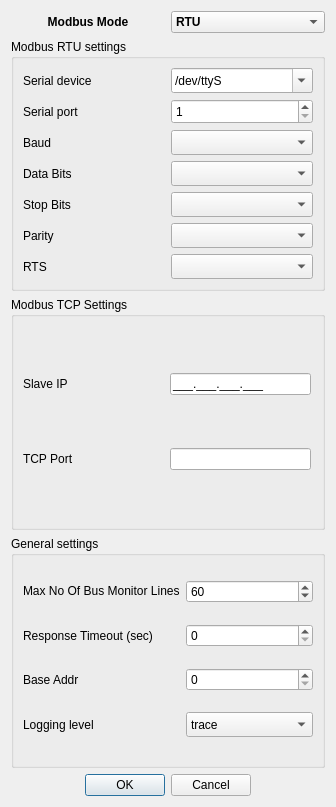
<?xml version="1.0" encoding="UTF-8"?>
<ui version="4.0">
 <class>Settings</class>
 <widget class="QDialog" name="Settings">
  <property name="geometry">
   <rect>
    <x>0</x>
    <y>0</y>
    <width>336</width>
    <height>807</height>
   </rect>
  </property>
  <property name="sizePolicy">
   <sizepolicy hsizetype="Minimum" vsizetype="Maximum">
    <horstretch>0</horstretch>
    <verstretch>0</verstretch>
   </sizepolicy>
  </property>
  <property name="minimumSize">
   <size>
    <width>300</width>
    <height>0</height>
   </size>
  </property>
  <property name="windowTitle">
   <string>Settings</string>
  </property>
  <property name="windowIcon">
   <iconset resource="../icons/icons.qrc">
    <normaloff>:/icons/options-16.png</normaloff>:/icons/options-16.png</iconset>
  </property>
  <layout class="QVBoxLayout" name="verticalLayout">
   <item>
    <layout class="QGridLayout" name="gridLayout_4">
     <item row="0" column="0">
      <widget class="QLabel" name="lblModbusMode">
       <property name="font">
        <font>
         <weight>75</weight>
         <bold>true</bold>
        </font>
       </property>
       <property name="text">
        <string>Modbus Mode</string>
       </property>
       <property name="scaledContents">
        <bool>false</bool>
       </property>
       <property name="alignment">
        <set>Qt::AlignCenter</set>
       </property>
       <property name="buddy">
        <cstring>cmbModbusMode</cstring>
       </property>
      </widget>
     </item>
     <item row="0" column="1">
      <widget class="QComboBox" name="cmbModbusMode">
       <property name="font">
        <font>
         <weight>75</weight>
         <bold>true</bold>
        </font>
       </property>
       <property name="duplicatesEnabled">
        <bool>true</bool>
       </property>
       <item>
        <property name="text">
         <string notr="true">RTU</string>
        </property>
       </item>
       <item>
        <property name="text">
         <string notr="true">TCP</string>
        </property>
       </item>
      </widget>
     </item>
    </layout>
   </item>
   <item>
    <widget class="QGroupBox" name="gbRTUSettings">
     <property name="title">
      <string>Modbus RTU settings</string>
     </property>
     <layout class="QGridLayout" name="gridLayout">
      <item row="2" column="1">
       <widget class="QComboBox" name="cmbBaud">
        <property name="minimumSize">
         <size>
          <width>0</width>
          <height>25</height>
         </size>
        </property>
        <property name="currentIndex">
         <number>-1</number>
        </property>
        <item>
         <property name="text">
          <string notr="true">110</string>
         </property>
        </item>
        <item>
         <property name="text">
          <string notr="true">300</string>
         </property>
        </item>
        <item>
         <property name="text">
          <string notr="true">600</string>
         </property>
        </item>
        <item>
         <property name="text">
          <string notr="true">1200</string>
         </property>
        </item>
        <item>
         <property name="text">
          <string notr="true">2400</string>
         </property>
        </item>
        <item>
         <property name="text">
          <string notr="true">4800</string>
         </property>
        </item>
        <item>
         <property name="text">
          <string notr="true">9600</string>
         </property>
        </item>
        <item>
         <property name="text">
          <string notr="true">14400</string>
         </property>
        </item>
        <item>
         <property name="text">
          <string notr="true">19200</string>
         </property>
        </item>
        <item>
         <property name="text">
          <string notr="true">28800</string>
         </property>
        </item>
        <item>
         <property name="text">
          <string notr="true">38400</string>
         </property>
        </item>
        <item>
         <property name="text">
          <string notr="true">57600</string>
         </property>
        </item>
        <item>
         <property name="text">
          <string notr="true">115200</string>
         </property>
        </item>
        <item>
         <property name="text">
          <string notr="true">128000</string>
         </property>
        </item>
        <item>
         <property name="text">
          <string notr="true">256000</string>
         </property>
        </item>
        <item>
         <property name="text">
          <string notr="true">921600</string>
         </property>
        </item>
       </widget>
      </item>
      <item row="3" column="0">
       <widget class="QLabel" name="lblDataBits">
        <property name="text">
         <string>Data Bits</string>
        </property>
        <property name="alignment">
         <set>Qt::AlignLeading|Qt::AlignLeft|Qt::AlignVCenter</set>
        </property>
        <property name="buddy">
         <cstring>cmbDataBits</cstring>
        </property>
       </widget>
      </item>
      <item row="4" column="1">
       <widget class="QComboBox" name="cmbStopBits">
        <property name="minimumSize">
         <size>
          <width>0</width>
          <height>25</height>
         </size>
        </property>
        <property name="currentIndex">
         <number>-1</number>
        </property>
        <item>
         <property name="text">
          <string notr="true">1</string>
         </property>
        </item>
        <item>
         <property name="text">
          <string notr="true">1.5</string>
         </property>
        </item>
        <item>
         <property name="text">
          <string notr="true">2</string>
         </property>
        </item>
       </widget>
      </item>
      <item row="5" column="0">
       <widget class="QLabel" name="lblParity">
        <property name="text">
         <string>Parity</string>
        </property>
        <property name="alignment">
         <set>Qt::AlignLeading|Qt::AlignLeft|Qt::AlignVCenter</set>
        </property>
        <property name="buddy">
         <cstring>cmbParity</cstring>
        </property>
       </widget>
      </item>
      <item row="5" column="1">
       <widget class="QComboBox" name="cmbParity">
        <property name="minimumSize">
         <size>
          <width>0</width>
          <height>25</height>
         </size>
        </property>
        <property name="currentIndex">
         <number>-1</number>
        </property>
        <item>
         <property name="text">
          <string>None</string>
         </property>
        </item>
        <item>
         <property name="text">
          <string>Odd</string>
         </property>
        </item>
        <item>
         <property name="text">
          <string>Even</string>
         </property>
        </item>
       </widget>
      </item>
      <item row="6" column="0">
       <widget class="QLabel" name="lblRTS">
        <property name="text">
         <string notr="true">RTS</string>
        </property>
        <property name="alignment">
         <set>Qt::AlignLeading|Qt::AlignLeft|Qt::AlignVCenter</set>
        </property>
       </widget>
      </item>
      <item row="1" column="0">
       <widget class="QLabel" name="lblPort">
        <property name="minimumSize">
         <size>
          <width>0</width>
          <height>0</height>
         </size>
        </property>
        <property name="text">
         <string>Serial port</string>
        </property>
        <property name="alignment">
         <set>Qt::AlignLeading|Qt::AlignLeft|Qt::AlignVCenter</set>
        </property>
       </widget>
      </item>
      <item row="6" column="1">
       <widget class="QComboBox" name="cmbRTS">
        <property name="minimumSize">
         <size>
          <width>0</width>
          <height>25</height>
         </size>
        </property>
       </widget>
      </item>
      <item row="0" column="0">
       <widget class="QLabel" name="lblDev">
        <property name="text">
         <string>Serial device</string>
        </property>
       </widget>
      </item>
      <item row="2" column="0">
       <widget class="QLabel" name="lblBaud">
        <property name="text">
         <string>Baud</string>
        </property>
        <property name="alignment">
         <set>Qt::AlignLeading|Qt::AlignLeft|Qt::AlignVCenter</set>
        </property>
        <property name="buddy">
         <cstring>cmbBaud</cstring>
        </property>
       </widget>
      </item>
      <item row="3" column="1">
       <widget class="QComboBox" name="cmbDataBits">
        <property name="minimumSize">
         <size>
          <width>0</width>
          <height>25</height>
         </size>
        </property>
        <property name="currentIndex">
         <number>-1</number>
        </property>
        <item>
         <property name="text">
          <string notr="true">7</string>
         </property>
        </item>
        <item>
         <property name="text">
          <string notr="true">8</string>
         </property>
        </item>
       </widget>
      </item>
      <item row="4" column="0">
       <widget class="QLabel" name="lblStopBits">
        <property name="text">
         <string>Stop Bits</string>
        </property>
        <property name="alignment">
         <set>Qt::AlignLeading|Qt::AlignLeft|Qt::AlignVCenter</set>
        </property>
        <property name="buddy">
         <cstring>cmbStopBits</cstring>
        </property>
       </widget>
      </item>
      <item row="1" column="1">
       <widget class="QSpinBox" name="sbPort">
        <property name="minimumSize">
         <size>
          <width>0</width>
          <height>25</height>
         </size>
        </property>
        <property name="minimum">
         <number>1</number>
        </property>
        <property name="maximum">
         <number>128</number>
        </property>
       </widget>
      </item>
      <item row="0" column="1">
       <widget class="QComboBox" name="cmbDev">
        <property name="minimumSize">
         <size>
          <width>0</width>
          <height>25</height>
         </size>
        </property>
        <property name="editable">
         <bool>true</bool>
        </property>
        <item>
         <property name="text">
          <string>/dev/ttyS</string>
         </property>
        </item>
        <item>
         <property name="text">
          <string>/dev/ttyUSB</string>
         </property>
        </item>
       </widget>
      </item>
     </layout>
    </widget>
   </item>
   <item>
    <widget class="QGroupBox" name="gbTCPSettings">
     <property name="title">
      <string>Modbus TCP Settings</string>
     </property>
     <layout class="QGridLayout" name="gridLayout_2">
      <property name="rightMargin">
       <number>11</number>
      </property>
      <item row="0" column="0">
       <widget class="QLabel" name="lblSlaveIP">
        <property name="text">
         <string>Slave IP</string>
        </property>
       </widget>
      </item>
      <item row="0" column="1">
       <widget class="QLineEdit" name="leSlaveIP">
        <property name="sizePolicy">
         <sizepolicy hsizetype="Preferred" vsizetype="Fixed">
          <horstretch>0</horstretch>
          <verstretch>0</verstretch>
         </sizepolicy>
        </property>
        <property name="inputMask">
         <string notr="true">999.999.999.999;_</string>
        </property>
       </widget>
      </item>
      <item row="1" column="0">
       <widget class="QLabel" name="lblTCPPort">
        <property name="text">
         <string>TCP Port</string>
        </property>
        <property name="alignment">
         <set>Qt::AlignLeading|Qt::AlignLeft|Qt::AlignVCenter</set>
        </property>
        <property name="buddy">
         <cstring>leTCPPort</cstring>
        </property>
       </widget>
      </item>
      <item row="1" column="1">
       <widget class="QLineEdit" name="leTCPPort">
        <property name="sizePolicy">
         <sizepolicy hsizetype="Preferred" vsizetype="Fixed">
          <horstretch>0</horstretch>
          <verstretch>0</verstretch>
         </sizepolicy>
        </property>
        <property name="inputMask">
         <string/>
        </property>
        <property name="text">
         <string/>
        </property>
        <property name="maxLength">
         <number>5</number>
        </property>
       </widget>
      </item>
     </layout>
    </widget>
   </item>
   <item>
    <widget class="QGroupBox" name="groupBox">
     <property name="title">
      <string>General settings</string>
     </property>
     <layout class="QGridLayout" name="gridLayout_3">
      <item row="1" column="0">
       <widget class="QLabel" name="lblTimeout">
        <property name="text">
         <string>Response Timeout (sec)</string>
        </property>
        <property name="alignment">
         <set>Qt::AlignLeading|Qt::AlignLeft|Qt::AlignVCenter</set>
        </property>
       </widget>
      </item>
      <item row="0" column="0">
       <widget class="QLabel" name="lblMaxNoOfRawDataLines">
        <property name="sizePolicy">
         <sizepolicy hsizetype="Preferred" vsizetype="Fixed">
          <horstretch>0</horstretch>
          <verstretch>0</verstretch>
         </sizepolicy>
        </property>
        <property name="minimumSize">
         <size>
          <width>150</width>
          <height>0</height>
         </size>
        </property>
        <property name="maximumSize">
         <size>
          <width>16777215</width>
          <height>16777215</height>
         </size>
        </property>
        <property name="text">
         <string>Max No Of Bus Monitor Lines</string>
        </property>
        <property name="alignment">
         <set>Qt::AlignLeading|Qt::AlignLeft|Qt::AlignVCenter</set>
        </property>
       </widget>
      </item>
      <item row="3" column="1">
       <widget class="QComboBox" name="cmbLogLevel">
        <property name="minimumSize">
         <size>
          <width>0</width>
          <height>25</height>
         </size>
        </property>
        <item>
         <property name="text">
          <string>trace</string>
         </property>
        </item>
        <item>
         <property name="text">
          <string>debug</string>
         </property>
        </item>
        <item>
         <property name="text">
          <string>info</string>
         </property>
        </item>
        <item>
         <property name="text">
          <string>warning</string>
         </property>
        </item>
        <item>
         <property name="text">
          <string>error</string>
         </property>
        </item>
        <item>
         <property name="text">
          <string>fatal</string>
         </property>
        </item>
        <item>
         <property name="text">
          <string>no logging</string>
         </property>
        </item>
       </widget>
      </item>
      <item row="1" column="1">
       <widget class="QSpinBox" name="sbResponseTimeout">
        <property name="minimum">
         <number>0</number>
        </property>
        <property name="maximum">
         <number>100</number>
        </property>
       </widget>
      </item>
      <item row="2" column="0">
       <widget class="QLabel" name="lblBaseAddr">
        <property name="text">
         <string>Base Addr</string>
        </property>
       </widget>
      </item>
      <item row="0" column="1">
       <widget class="QSpinBox" name="sbMaxNoOfRawDataLines">
        <property name="sizePolicy">
         <sizepolicy hsizetype="Preferred" vsizetype="Fixed">
          <horstretch>0</horstretch>
          <verstretch>0</verstretch>
         </sizepolicy>
        </property>
        <property name="minimumSize">
         <size>
          <width>50</width>
          <height>0</height>
         </size>
        </property>
        <property name="maximumSize">
         <size>
          <width>16777215</width>
          <height>16777215</height>
         </size>
        </property>
        <property name="minimum">
         <number>1</number>
        </property>
        <property name="maximum">
         <number>600</number>
        </property>
        <property name="singleStep">
         <number>60</number>
        </property>
        <property name="value">
         <number>60</number>
        </property>
       </widget>
      </item>
      <item row="2" column="1">
       <widget class="QSpinBox" name="sbBaseAddr">
        <property name="maximum">
         <number>1</number>
        </property>
        <property name="value">
         <number>0</number>
        </property>
       </widget>
      </item>
      <item row="3" column="0">
       <widget class="QLabel" name="lblBaseAddr_2">
        <property name="text">
         <string>Logging level</string>
        </property>
       </widget>
      </item>
     </layout>
    </widget>
   </item>
   <item>
    <widget class="QDialogButtonBox" name="buttonBox">
     <property name="orientation">
      <enum>Qt::Horizontal</enum>
     </property>
     <property name="standardButtons">
      <set>QDialogButtonBox::Cancel|QDialogButtonBox::Ok</set>
     </property>
     <property name="centerButtons">
      <bool>true</bool>
     </property>
    </widget>
   </item>
  </layout>
 </widget>
 <resources>
  <include location="../icons/icons.qrc"/>
 </resources>
 <connections>
  <connection>
   <sender>buttonBox</sender>
   <signal>accepted()</signal>
   <receiver>Settings</receiver>
   <slot>accept()</slot>
   <hints>
    <hint type="sourcelabel">
     <x>248</x>
     <y>254</y>
    </hint>
    <hint type="destinationlabel">
     <x>157</x>
     <y>274</y>
    </hint>
   </hints>
  </connection>
  <connection>
   <sender>buttonBox</sender>
   <signal>rejected()</signal>
   <receiver>Settings</receiver>
   <slot>reject()</slot>
   <hints>
    <hint type="sourcelabel">
     <x>316</x>
     <y>260</y>
    </hint>
    <hint type="destinationlabel">
     <x>286</x>
     <y>274</y>
    </hint>
   </hints>
  </connection>
 </connections>
</ui>
